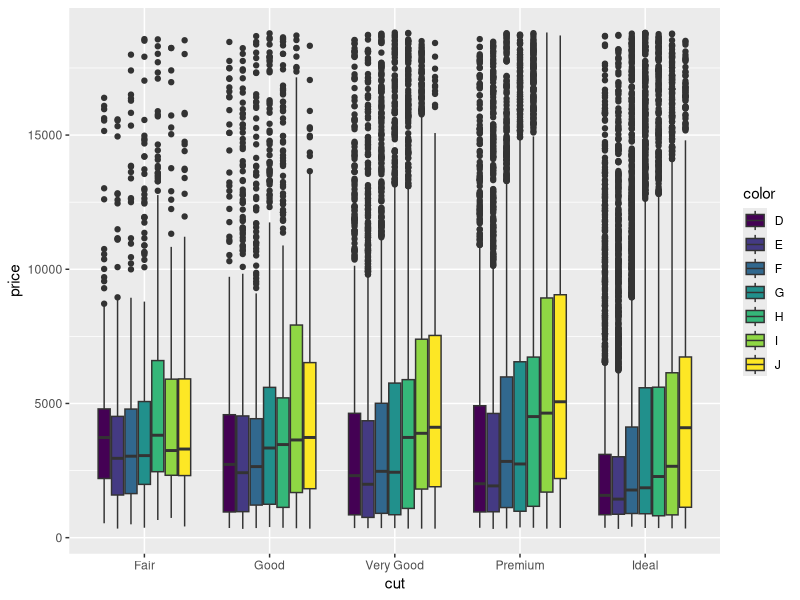
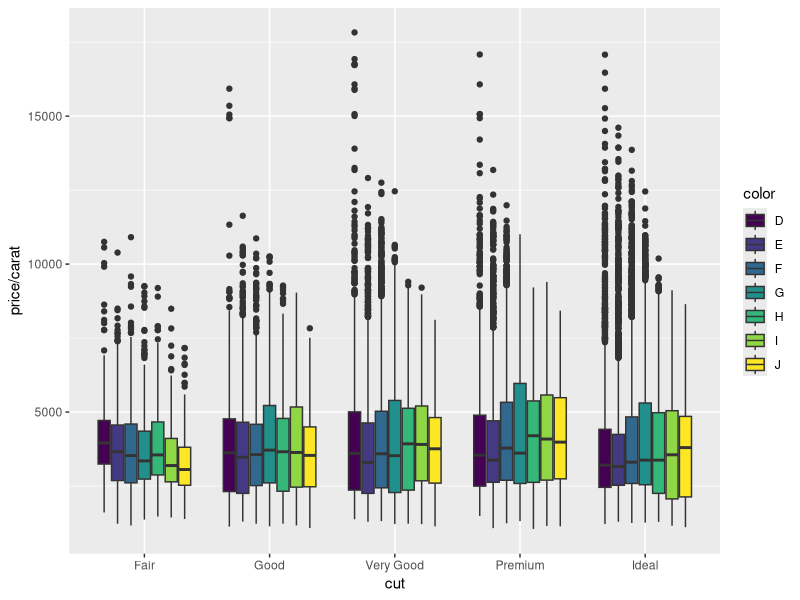
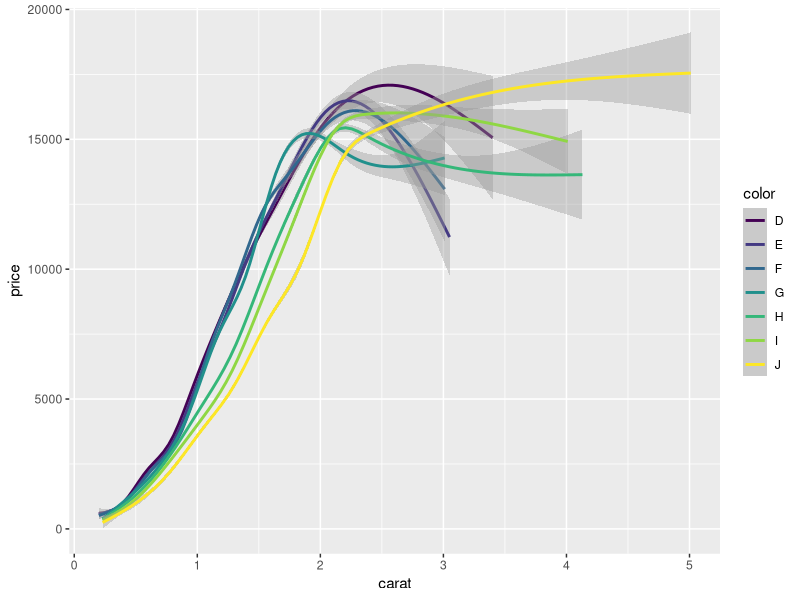
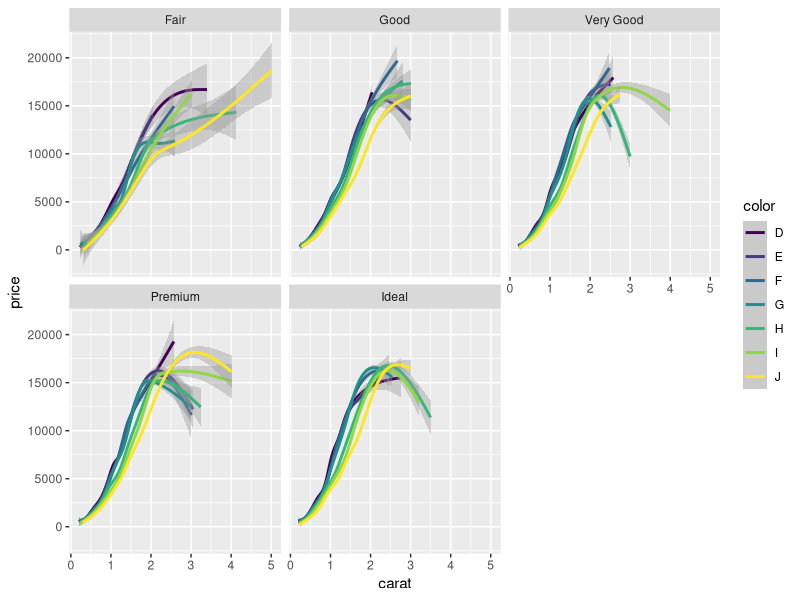
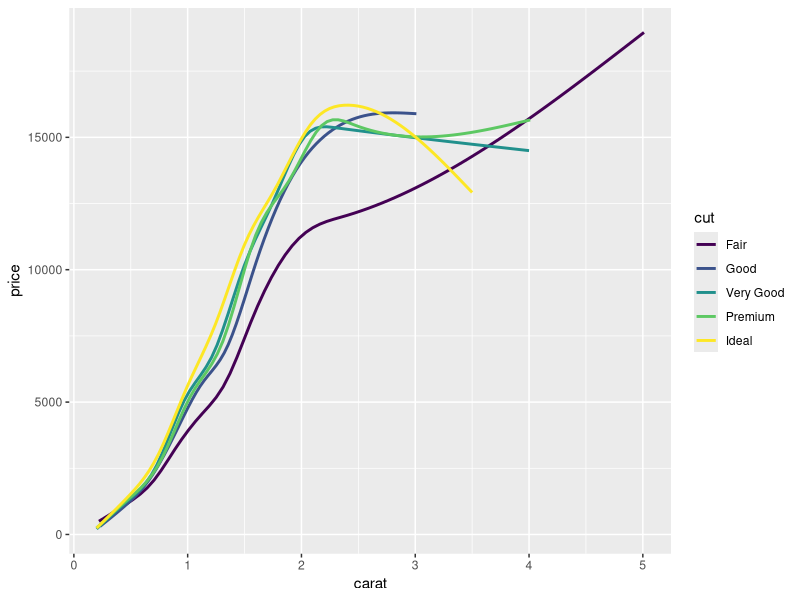
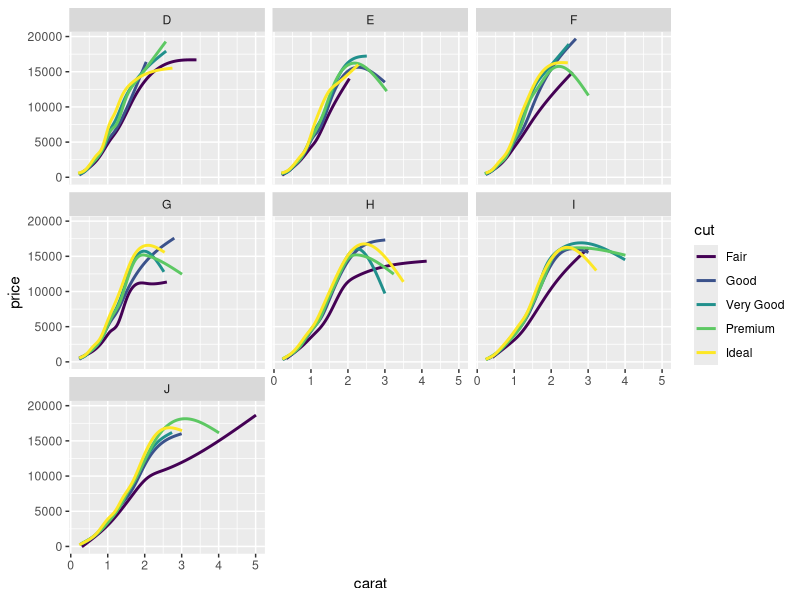
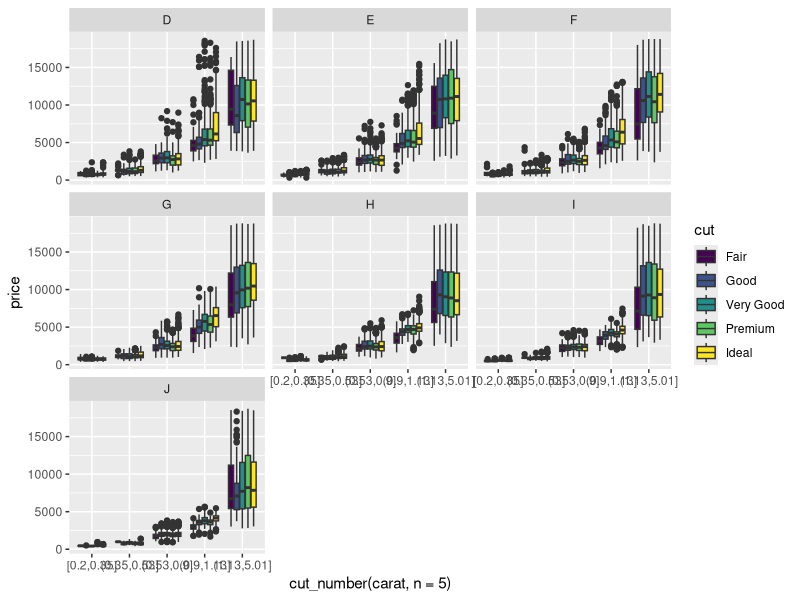
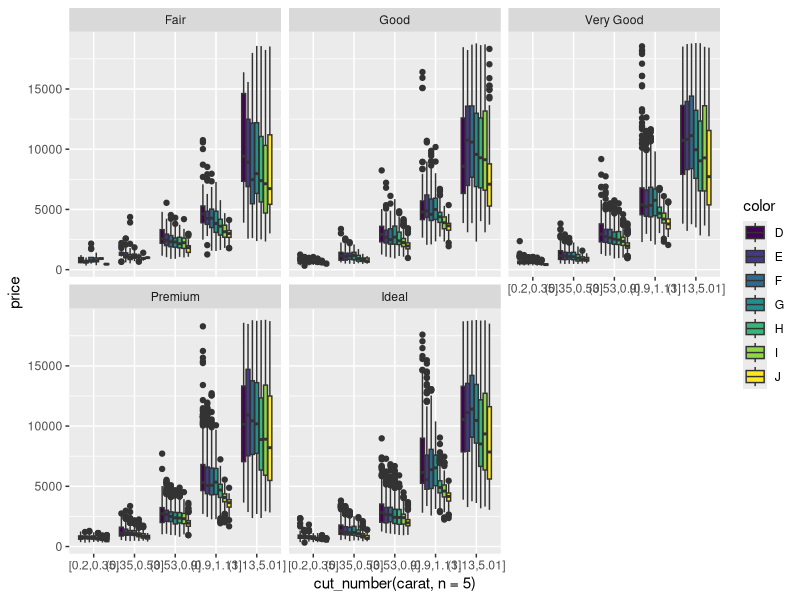

These figures' R source, in order:
## ---- chunk 1
knitr::opts_chunk$set(echo = TRUE, eval = TRUE, message = FALSE, cache = FALSE)
## ---- chunk 2
library(tidyverse)
## ---- chunk 3
diamonds %>%
  ggplot(aes(x = cut, y = price, fill = color)) +
  geom_boxplot()
## ---- chunk 4
diamonds %>%
  ggplot(aes(x = cut, y = price / carat, fill = color)) +
  geom_boxplot()
## ---- chunk 5
diamonds %>%
  ggplot(aes(x = carat, y = price, color = color)) +
  geom_smooth()
## ---- chunk 6
diamonds %>%
  ggplot(aes(x = carat, y = price, color = color)) +
  geom_smooth() +
  facet_wrap(vars(cut))
## ---- chunk 7
diamonds %>%
  ggplot(aes(x = carat, y = price, color = cut)) +
  geom_smooth(se = FALSE)
## ---- chunk 8
diamonds %>%
  ggplot(aes(x = carat, y = price, color = cut)) +
  geom_smooth(se = FALSE) +
    facet_wrap(vars(color))
## ---- chunk 9
diamonds %>%
  ggplot(aes(x = cut_number(carat, n = 5),
             y = price, fill = cut)) +
  geom_boxplot() +
  facet_wrap(vars(color))
## ---- chunk 10
diamonds %>%
  ggplot(aes(x = cut_number(carat, n = 5),
             y = price, fill = color)) +
  geom_boxplot() +
  facet_wrap(vars(cut))
## ---- chunk 11
diamonds %>%
  ggplot(aes(x = price / carat, color = color)) +
  geom_density() +
  facet_wrap(vars(cut))
## ---- chunk 12
diamonds %>%
  ggplot(aes(x = price / carat, color = cut)) +
  geom_density() +
  facet_wrap(vars(color))
